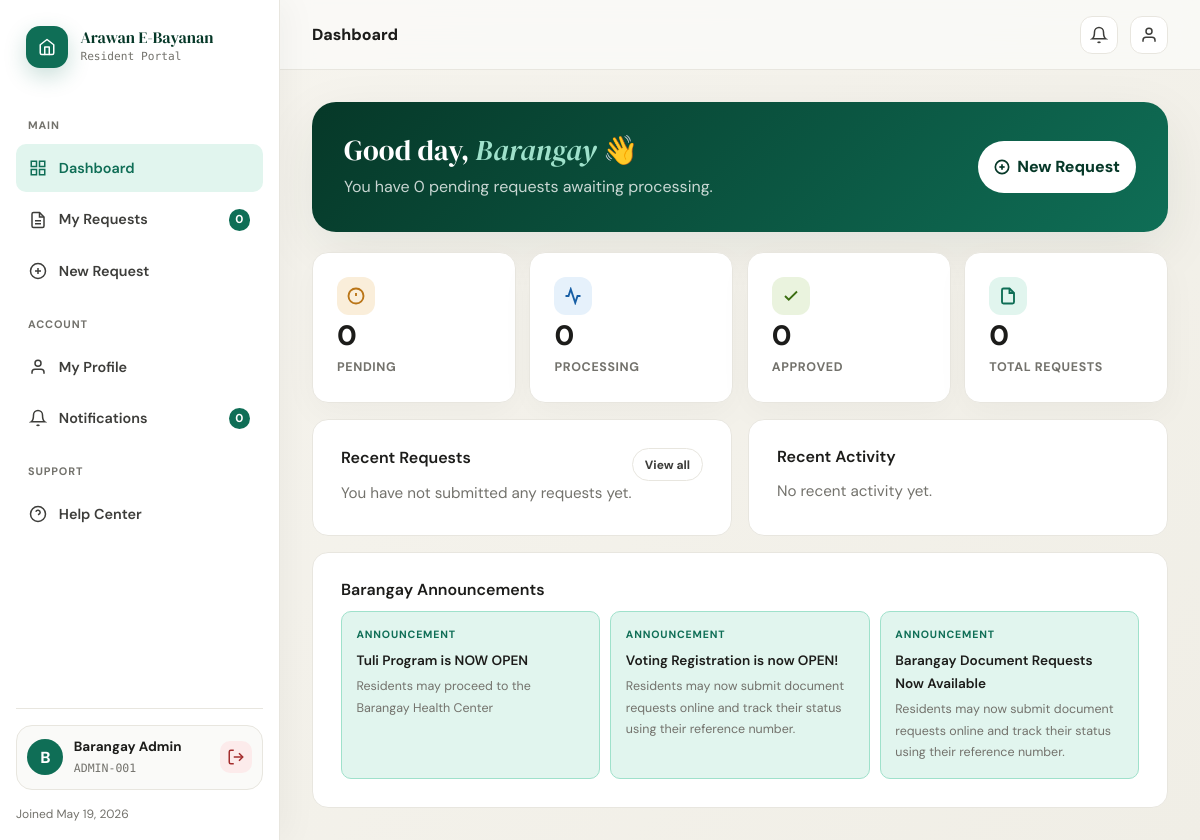
/dashboard.php (signed in), run on the app's committed database.
### tables this page shows
CREATE TABLE `users` (
  `id` int(11) NOT NULL,
  `fullname` varchar(100) NOT NULL,
  `email` varchar(100) NOT NULL,
  `password` varchar(255) NOT NULL,
  `role` enum('resident','admin') DEFAULT 'resident',
  `created_at` timestamp NOT NULL DEFAULT current_timestamp(),
  `first_name` varchar(100) NOT NULL DEFAULT '',
  `middle_name` varchar(100) DEFAULT NULL,
  `last_name` varchar(100) NOT NULL DEFAULT '',
  `id_number` varchar(100) NOT NULL DEFAULT '',
  `approval_status` enum('Pending','Approved','Rejected') DEFAULT 'Pending'
);

CREATE TABLE `announcements` (
  `id` int(11) NOT NULL,
  `title` varchar(255) NOT NULL,
  `content` text NOT NULL,
  `created_at` timestamp NOT NULL DEFAULT current_timestamp(),
  `category` enum('Notice','Advisory','Program','Health') NOT NULL DEFAULT 'Notice'
);

### db.php (called while the page is built, shortened)
<?php
$host = 'localhost';
$user = 'root';
$pass = '';
$dbname = 'arawan_db';
$conn = mysqli_connect($host, $user, $pass);
mysqli_query($conn, "CREATE DATABASE IF NOT EXISTS `$dbname` CHARACTER SET utf8mb4 COLLATE utf8mb4_unicode_ci");
mysqli_select_db($conn, $dbname);
mysqli_set_charset($conn, 'utf8mb4');
function columnExists($conn, $table, $column) {
    global $dbname;
    $stmt = mysqli_prepare(
        $conn,
        "SELECT COUNT(*) AS total
         FROM information_schema.COLUMNS
         WHERE TABLE_SCHEMA = ?
         AND TABLE_NAME = ?
         AND COLUMN_NAME = ?"
    );
    mysqli_stmt_bind_param($stmt, 'sss', $dbname, $table, $column);
    mysqli_stmt_execute($stmt);
    $result = mysqli_stmt_get_result($stmt);
    $row = mysqli_fetch_assoc($result);
    return (int)$row['total'] > 0;
}
function addColumnIfMissing($conn, $table, $column, $definition) {
    if (!columnExists($conn, $table, $column)) {
        $sql = "ALTER TABLE `$table` ADD COLUMN `$column` $definition";
        mysqli_query($conn, $sql) or die("Migration failed: " . mysqli_error($conn));
    }
}
mysqli_query($conn, "CREATE TABLE IF NOT EXISTS users(
    id INT AUTO_INCREMENT PRIMARY KEY,
    fullname VARCHAR(100) NOT NULL,
    email VARCHAR(100) NOT NULL UNIQUE,
    password VARCHAR(255) NOT NULL,
    role ENUM('resident','admin') DEFAULT 'resident',
    created_at TIMESTAMP DEFAULT CURRENT_TIMESTAMP
)");
addColumnIfMissing($conn, 'users', 'first_name', "VARCHAR(100) NOT NULL DEFAULT ''");
?>

### dashboard.php (the view, shortened to what this page needs)
<?php
include 'db.php';
$user_id = $_SESSION['user_id'];
$fullname = $_SESSION['fullname'];
$first_name = explode(' ', trim($fullname))[0] ?: $fullname;
$userStmt = mysqli_prepare($conn, "SELECT id_number, created_at FROM users WHERE id = ? LIMIT 1");
mysqli_stmt_bind_param($userStmt, "i", $user_id);
mysqli_stmt_execute($userStmt);
$userResult = mysqli_stmt_get_result($userStmt);
$userInfo = mysqli_fetch_assoc($userResult) ?: [];
$resident_id = $userInfo['id_number'] ?? 'USR-' . str_pad($user_id, 4, '0', STR_PAD_LEFT);
$joined_at = isset($userInfo['created_at']) ? date('M j, Y', strtotime($userInfo['created_at'])) : '';
$requests = [];
$stats = ['Pending' => 0, 'Processing' => 0, 'Approved' => 0, 'Rejected' => 0];
$total_requests = count($requests);
$recent_requests = array_slice($requests, 0, 3);
$announcements = [];
$annQuery = mysqli_query($conn, "SELECT * FROM announcements ORDER BY created_at DESC LIMIT 3");
if ($annQuery) {
    while ($item = mysqli_fetch_assoc($annQuery)) {
        $announcements[] = $item;
    }
}
$unread_count = 0;
?>
<!DOCTYPE html>
<html lang="en">
<head>
<link rel="stylesheet" href="style.css">
</head>
<body>
<div class="app">
  <aside class="sidebar" id="sidebar">
  <a class="sidebar-brand" href="index.php">
  <div class="sidebar-logo">
    <svg viewBox="0 0 24 24" stroke-width="2" stroke-linecap="round" stroke-linejoin="round">
      <path d="M3 9l9-7 9 7v11a2 2 0 01-2 2H5a2 2 0 01-2-2z"/>
      <polyline points="9 22 9 12 15 12 15 22"/>
    </svg>
  </div>
  <div>
    <div class="sidebar-brand-name">Arawan E-Bayanan</div>
    <div class="sidebar-brand-sub">Resident Portal</div>
  </div>
</a>
    <nav class="sidebar-nav">
      <div class="sidebar-section-label">Main</div>
      <div class="sidebar-link active" id="lnk-dashboard" onclick="switchView('dashboard', this)">
        <svg viewBox="0 0 24 24"><rect x="3" y="3" width="7" height="7"/><rect x="14" y="3" width="7" height="7"/><rect x="3" y="14" width="7" height="7"/><rect x="14" y="14" width="7" height="7"/></svg>
        Dashboard
      </div>
      <div class="sidebar-link" id="lnk-requests" onclick="switchView('requests', this)">
        <svg viewBox="0 0 24 24"><path d="M14 2H6a2 2 0 00-2 2v16a2 2 0 002 2h12a2 2 0 002-2V8z"/><polyline points="14 2 14 8 20 8"/><line x1="16" y1="13" x2="8" y2="13"/><line x1="16" y1="17" x2="8" y2="17"/></svg>
        My Requests
        <span class="sidebar-badge"><?php echo $stats['Pending']; ?></span>
      </div>
      <div class="sidebar-link" id="lnk-new-request" onclick="switchView('new-request', this)">
        <svg viewBox="0 0 24 24"><circle cx="12" cy="12" r="10"/><line x1="12" y1="8" x2="12" y2="16"/><line x1="8" y1="12" x2="16" y2="12"/></svg>
        New Request
      </div>
      <div class="sidebar-section-label">Account</div>
      <div class="sidebar-link" id="lnk-profile" onclick="switchView('profile', this)">
        <svg viewBox="0 0 24 24"><path d="M20 21v-2a4 4 0 00-4-4H8a4 4 0 00-4 4v2"/><circle cx="12" cy="7" r="4"/></svg>
        My Profile
      </div>
      <div class="sidebar-link" id="lnk-notifications" onclick="switchView('notifications', this)">
        <svg viewBox="0 0 24 24"><path d="M18 8A6 6 0 006 8c0 7-3 9-3 9h18s-3-2-3-9"/><path d="M13.73 21a2 2 0 01-3.46 0"/></svg>
        Notifications
        <span class="sidebar-badge" id="notificationCount"><?php echo $unread_count; ?></span>
      </div>
      <div class="sidebar-section-label">Support</div>
      <div class="sidebar-link" onclick="showToast('Help center coming soon!')">
        <svg viewBox="0 0 24 24"><circle cx="12" cy="12" r="10"/><path d="M9.09 9a3 3 0 015.83 1c0 2-3 3-3 3"/><line x1="12" y1="17" x2="12.01" y2="17"/></svg>
        Help Center
      </div>
    </nav>
    <div class="sidebar-footer">
      <div class="user-pill">
        <div class="user-avatar"><?php echo strtoupper(substr($first_name, 0, 1)); ?></div>
        <div class="user-info">
          <div class="user-name"><?php echo htmlspecialchars($fullname); ?></div>
          <div class="user-id"><?php echo htmlspecialchars($resident_id); ?></div>
        </div>
        <a class="logout-btn" href="logout.php" title="Logout">
          <svg viewBox="0 0 24 24"><path d="M9 21H5a2 2 0 01-2-2V5a2 2 0 012-2h4"/><polyline points="16 17 21 12 16 7"/><line x1="21" y1="12" x2="9" y2="12"/></svg>
        </a>
      </div>
      <div style="margin-top:0.85rem; font-size:0.75rem; color:var(--gray-500);">Joined <?php echo $joined_at ?: 'recently'; ?></div>
    </div>
  </aside>
  <div class="main">
    <div class="topbar">
      <div class="topbar-left">
        <div class="topbar-title" id="topbarTitle">Dashboard</div>
      </div>
      <div class="topbar-right">
        <div class="icon-btn" onclick="switchView('notifications', document.getElementById('lnk-notifications'))" title="Notifications">
          <svg viewBox="0 0 24 24"><path d="M18 8A6 6 0 006 8c0 7-3 9-3 9h18s-3-2-3-9"/><path d="M13.73 21a2 2 0 01-3.46 0"/></svg>
        </div>
        <div class="icon-btn" onclick="switchView('profile', document.getElementById('lnk-profile'))" title="Profile">
          <svg viewBox="0 0 24 24"><path d="M20 21v-2a4 4 0 00-4-4H8a4 4 0 00-4 4v2"/><circle cx="12" cy="7" r="4"/></svg>
        </div>
      </div>
    </div>
    <div class="content">
      <div class="view active" id="view-dashboard">
        <div class="welcome-banner">
          <div class="welcome-text">
            <h2>Good day, <em style="color:var(--teal-200)"><?php echo htmlspecialchars($first_name); ?></em> 👋</h2>
            <p>You have <?php echo $stats['Pending']; ?> pending requests awaiting processing.</p>
          </div>
          <div class="welcome-action" onclick="switchView('new-request', document.getElementById('lnk-new-request'))">
            <svg viewBox="0 0 24 24"><circle cx="12" cy="12" r="10"/><line x1="12" y1="8" x2="12" y2="16"/><line x1="8" y1="12" x2="16" y2="12"/></svg>
            New Request
          </div>
        </div>
        <div class="stats-grid">
          <div class="stat-card">
            <div class="stat-icon" style="background:var(--amber-50)">
              <svg viewBox="0 0 24 24" stroke="var(--amber-700)"><circle cx="12" cy="12" r="10"/><line x1="12" y1="8" x2="12" y2="12"/><line x1="12" y1="16" x2="12.01" y2="16"/></svg>
            </div>
            <div class="stat-value"><?php echo $stats['Pending']; ?></div>
            <div class="stat-label">Pending</div>
          </div>
          <div class="stat-card">
            <div class="stat-icon" style="background:var(--blue-50)">
              <svg viewBox="0 0 24 24" stroke="var(--blue-700)"><polyline points="22 12 18 12 15 21 9 3 6 12 2 12"/></svg>
            </div>
            <div class="stat-value"><?php echo $stats['Processing']; ?></div>
            <div class="stat-label">Processing</div>
          </div>
          <div class="stat-card">
            <div class="stat-icon" style="background:var(--green-50)">
              <svg viewBox="0 0 24 24" stroke="var(--green-700)"><polyline points="20 6 9 17 4 12"/></svg>
            </div>
            <div class="stat-value"><?php echo $stats['Approved']; ?></div>
            <div class="stat-label">Approved</div>
          </div>
          <div class="stat-card">
            <div class="stat-icon" style="background:var(--teal-50)">
              <svg viewBox="0 0 24 24" stroke="var(--teal-700)"><path d="M14 2H6a2 2 0 00-2 2v16a2 2 0 002 2h12a2 2 0 002-2V8z"/><polyline points="14 2 14 8 20 8"/></svg>
            </div>
            <div class="stat-value"><?php echo $total_requests; ?></div>
            <div class="stat-label">Total Requests</div>
          </div>
        </div>
        <div class="card-2col">
          <div class="card">
            <div class="section-header">
              <h3 style="font-size:1rem">Recent Requests</h3>
              <button class="btn-xs" onclick="switchView('requests', document.getElementById('lnk-requests'))">View all</button>
            </div>
            <?php if (count($recent_requests) > 0): ?>
              <?php foreach ($recent_requests as $row): ?>
                <?php $colorClass = strtolower($row['status']); ?>
                <div class="mini-req">
                  <div>
                    <div class="mini-req-name"><?php echo htmlspecialchars($row['request_type']); ?></div>
                    <div class="mini-req-ref"><?php echo htmlspecialchars($row['reference_number']); ?></div>
                  </div>
                  <span class="badge badge-<?php echo $colorClass === 'approved' ? 'ready' : strtolower($row['status']); ?>"><?php echo htmlspecialchars($row['status']); ?></span>
                </div>
              <?php endforeach; ?>
            <?php else: ?>
              <p style="color:var(--gray-500);">You have not submitted any requests yet.</p>
            <?php endif; ?>
          </div>
          <div class="card">
            <div class="section-header">
              <h3 style="font-size:1rem">Recent Activity</h3>
            </div>
            <div class="timeline">
              <?php if (count($recent_requests) > 0): ?>
                <?php foreach ($recent_requests as $index => $row): ?>
                  <?php $created = date('M j, Y, g:i A', strtotime($row['created_at'])); ?>
                  <div class="timeline-item">
                    <div class="timeline-dot teal">
                      <svg viewBox="0 0 24 24" stroke="var(--teal-700)"><polyline points="20 6 9 17 4 12"/></svg>
                    </div>
                    <div class="timeline-body">
                      <div class="timeline-title"><?php echo htmlspecialchars($row['request_type']); ?> <?php echo htmlspecialchars($row['status']); ?></div>
                      <div class="timeline-desc"><?php echo htmlspecialchars($row['purpose']); ?></div>
                      <div class="timeline-time"><?php echo $created; ?></div>
                    </div>
                  </div>
                <?php endforeach; ?>
              <?php else: ?>
                <p style="color:var(--gray-500);">No recent activity yet.</p>
              <?php endif; ?>
            </div>
          </div>
        </div>
        <div class="card">
          <div class="section-header">
            <h3 style="font-size:1rem">Barangay Announcements</h3>
          </div>
          <div style="display:grid;grid-template-columns:repeat(auto-fill,minmax(250px,1fr));gap:.65rem">
            <?php if (count($announcements) > 0): ?>
              <?php foreach ($announcements as $announcement): ?>
                <div style="padding:.9rem;border-radius:var(--radius-md); background:var(--teal-50); border:1px solid var(--teal-200)">
                  <div style="font-size:.66rem;font-weight:700;letter-spacing:.08em;text-transform:uppercase;color:var(--teal-700);margin-bottom:.3rem">Announcement</div>
                  <div style="font-size:.85rem;font-weight:600;color:var(--gray-900);margin-bottom:.25rem"><?php echo htmlspecialchars($announcement['title']); ?></div>
                  <p style="font-size:.78rem"><?php echo htmlspecialchars($announcement['content']); ?></p>
                </div>
              <?php endforeach; ?>
            <?php endif; ?>
          </div>
        </div>
      </div>
      </div>
    </div>
  </div>
</body>
</html>

### data on the page
users: id_number "ADMIN-001", created_at "May 19, 2026"
announcements: title "Tuli Program is NOW OPEN", content "Residents may proceed to the Barangay Health Center"
announcements: title "Voting Registration is now OPEN!", content "Residents may now submit document requests online and track their status using their reference number."
announcements: title "Barangay Document Requests Now Available", content "Residents may now submit document requests online and track their status using their reference number."

### other printed values
$stats['Pending'] "0"
$unread_count "0"
substr($first_name, 0, 1) "B"
$fullname "Barangay Admin"
$first_name "Barangay"
$stats['Processing'] "0"
$stats['Approved'] "0"
$total_requests "0"
